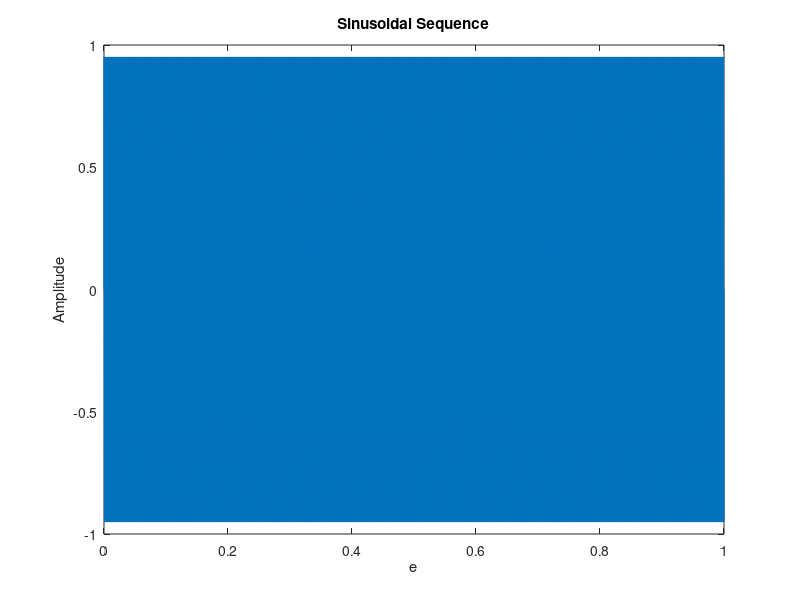

The MATLAB source for this figure:
% Sinusoidal Sequence:
f = 1000
T=1;
fs = 10 * f;
t = 0:1/fs:T;

y = sin(2*pi*t*f);
%stem(t, y);
plot(t, y);
xlabel('e');
ylabel('Amplitude');
title('Sinusoidal Sequence');